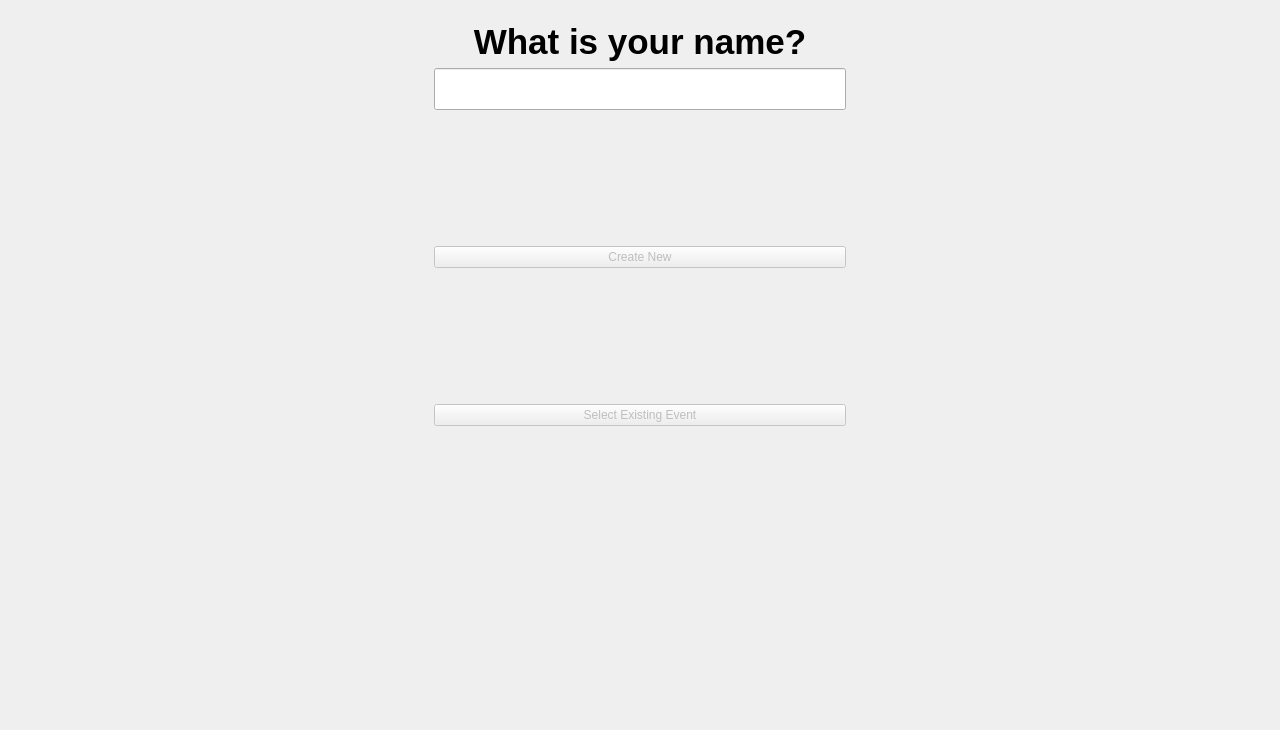
<?xml version="1.0" encoding="UTF-8"?>
<ui version="4.0">
 <class>MainWindow</class>
 <widget class="QMainWindow" name="MainWindow">
  <property name="geometry">
   <rect>
    <x>0</x>
    <y>0</y>
    <width>1280</width>
    <height>730</height>
   </rect>
  </property>
  <property name="sizePolicy">
   <sizepolicy hsizetype="Maximum" vsizetype="Maximum">
    <horstretch>0</horstretch>
    <verstretch>0</verstretch>
   </sizepolicy>
  </property>
  <property name="maximumSize">
   <size>
    <width>1280</width>
    <height>1024</height>
   </size>
  </property>
  <property name="windowTitle">
   <string>MainWindow</string>
  </property>
  <widget class="QWidget" name="centralWidget">
   <layout class="QGridLayout" name="gridLayout_3">
    <item row="0" column="1">
     <widget class="QStackedWidget" name="stackedWidget">
      <property name="currentIndex">
       <number>0</number>
      </property>
      <widget class="QWidget" name="pageStart">
       <layout class="QGridLayout" name="gridLayout_2">
        <item row="0" column="0">
         <layout class="QGridLayout" name="gridLayout">
          <item row="2" column="0">
           <spacer name="horizontalSpacer">
            <property name="orientation">
             <enum>Qt::Horizontal</enum>
            </property>
            <property name="sizeHint" stdset="0">
             <size>
              <width>40</width>
              <height>20</height>
             </size>
            </property>
           </spacer>
          </item>
          <item row="2" column="2">
           <spacer name="horizontalSpacer_2">
            <property name="orientation">
             <enum>Qt::Horizontal</enum>
            </property>
            <property name="sizeHint" stdset="0">
             <size>
              <width>40</width>
              <height>20</height>
             </size>
            </property>
           </spacer>
          </item>
          <item row="4" column="0">
           <spacer name="verticalSpacer_6">
            <property name="orientation">
             <enum>Qt::Vertical</enum>
            </property>
            <property name="sizeHint" stdset="0">
             <size>
              <width>20</width>
              <height>40</height>
             </size>
            </property>
           </spacer>
          </item>
          <item row="4" column="1">
           <widget class="QPushButton" name="btnNew">
            <property name="enabled">
             <bool>false</bool>
            </property>
            <property name="sizePolicy">
             <sizepolicy hsizetype="Minimum" vsizetype="Fixed">
              <horstretch>0</horstretch>
              <verstretch>0</verstretch>
             </sizepolicy>
            </property>
            <property name="minimumSize">
             <size>
              <width>0</width>
              <height>0</height>
             </size>
            </property>
            <property name="maximumSize">
             <size>
              <width>16777215</width>
              <height>16777215</height>
             </size>
            </property>
            <property name="layoutDirection">
             <enum>Qt::LeftToRight</enum>
            </property>
            <property name="text">
             <string>Create New</string>
            </property>
           </widget>
          </item>
          <item row="3" column="1">
           <widget class="QLineEdit" name="txtName">
            <property name="minimumSize">
             <size>
              <width>0</width>
              <height>0</height>
             </size>
            </property>
            <property name="font">
             <font>
              <pointsize>22</pointsize>
             </font>
            </property>
           </widget>
          </item>
          <item row="2" column="1">
           <widget class="QLabel" name="lblName">
            <property name="font">
             <font>
              <pointsize>26</pointsize>
              <weight>75</weight>
              <bold>true</bold>
             </font>
            </property>
            <property name="text">
             <string>What is your name?</string>
            </property>
            <property name="alignment">
             <set>Qt::AlignCenter</set>
            </property>
           </widget>
          </item>
          <item row="5" column="1">
           <widget class="QPushButton" name="btnSelecExist">
            <property name="enabled">
             <bool>false</bool>
            </property>
            <property name="minimumSize">
             <size>
              <width>0</width>
              <height>0</height>
             </size>
            </property>
            <property name="text">
             <string>Select Existing Event</string>
            </property>
           </widget>
          </item>
          <item row="6" column="1">
           <spacer name="verticalSpacer_7">
            <property name="orientation">
             <enum>Qt::Vertical</enum>
            </property>
            <property name="sizeHint" stdset="0">
             <size>
              <width>20</width>
              <height>40</height>
             </size>
            </property>
           </spacer>
          </item>
         </layout>
        </item>
       </layout>
      </widget>
      <widget class="QWidget" name="pageNewDate">
       <layout class="QGridLayout" name="gridLayout_13">
        <item row="0" column="0">
         <layout class="QGridLayout" name="gridLayout_12">
          <item row="4" column="0" colspan="5">
           <widget class="QCalendarWidget" name="calendarWidget">
            <property name="selectedDate">
             <date>
              <year>2017</year>
              <month>9</month>
              <day>17</day>
             </date>
            </property>
            <property name="minimumDate">
             <date>
              <year>2017</year>
              <month>9</month>
              <day>17</day>
             </date>
            </property>
           </widget>
          </item>
          <item row="5" column="0">
           <widget class="QPushButton" name="btnNewDateBack">
            <property name="enabled">
             <bool>true</bool>
            </property>
            <property name="text">
             <string>Back</string>
            </property>
           </widget>
          </item>
          <item row="0" column="0" colspan="5">
           <widget class="QLabel" name="label_4">
            <property name="font">
             <font>
              <pointsize>26</pointsize>
              <weight>75</weight>
              <italic>false</italic>
              <bold>true</bold>
             </font>
            </property>
            <property name="text">
             <string>Name Your Event</string>
            </property>
            <property name="textFormat">
             <enum>Qt::PlainText</enum>
            </property>
            <property name="scaledContents">
             <bool>false</bool>
            </property>
            <property name="alignment">
             <set>Qt::AlignCenter</set>
            </property>
           </widget>
          </item>
          <item row="1" column="0" rowspan="2" colspan="5">
           <widget class="QLineEdit" name="eventName">
            <property name="toolTip">
             <string>This box serves to provide a name for your event.</string>
            </property>
           </widget>
          </item>
          <item row="5" column="4">
           <widget class="QPushButton" name="btnNewDateNext">
            <property name="enabled">
             <bool>false</bool>
            </property>
            <property name="text">
             <string>Next</string>
            </property>
           </widget>
          </item>
          <item row="3" column="2">
           <widget class="QLabel" name="label_6">
            <property name="font">
             <font>
              <pointsize>26</pointsize>
              <weight>75</weight>
              <italic>false</italic>
              <bold>true</bold>
             </font>
            </property>
            <property name="text">
             <string>Select A Time</string>
            </property>
            <property name="alignment">
             <set>Qt::AlignCenter</set>
            </property>
           </widget>
          </item>
          <item row="5" column="3">
           <widget class="QPushButton" name="btnNewDateAdd">
            <property name="enabled">
             <bool>true</bool>
            </property>
            <property name="text">
             <string>Add Date</string>
            </property>
           </widget>
          </item>
          <item row="5" column="2">
           <spacer name="horizontalSpacer_3">
            <property name="orientation">
             <enum>Qt::Horizontal</enum>
            </property>
            <property name="sizeHint" stdset="0">
             <size>
              <width>40</width>
              <height>20</height>
             </size>
            </property>
           </spacer>
          </item>
         </layout>
        </item>
       </layout>
      </widget>
      <widget class="QWidget" name="pageNewTime">
       <layout class="QGridLayout" name="gridLayout_14">
        <item row="0" column="0">
         <layout class="QGridLayout" name="gridLayout_11">
          <item row="4" column="2">
           <layout class="QHBoxLayout" name="horizontalLayout">
            <item>
             <spacer name="horizontalSpacer_12">
              <property name="orientation">
               <enum>Qt::Horizontal</enum>
              </property>
              <property name="sizeHint" stdset="0">
               <size>
                <width>40</width>
                <height>20</height>
               </size>
              </property>
             </spacer>
            </item>
            <item>
             <widget class="QPushButton" name="btnNewTimeAddTasks">
              <property name="text">
               <string>Tasks</string>
              </property>
             </widget>
            </item>
            <item>
             <spacer name="horizontalSpacer_13">
              <property name="orientation">
               <enum>Qt::Horizontal</enum>
              </property>
              <property name="sizeHint" stdset="0">
               <size>
                <width>40</width>
                <height>20</height>
               </size>
              </property>
             </spacer>
            </item>
            <item>
             <widget class="QPushButton" name="btnNewTimeSave">
              <property name="enabled">
               <bool>true</bool>
              </property>
              <property name="text">
               <string>Finish</string>
              </property>
             </widget>
            </item>
           </layout>
          </item>
          <item row="2" column="0" colspan="2">
           <widget class="QPushButton" name="btnNewTimeToggle">
            <property name="text">
             <string>24 Hour Toggle</string>
            </property>
           </widget>
          </item>
          <item row="1" column="2">
           <widget class="QScrollArea" name="scrollArea">
            <property name="widgetResizable">
             <bool>true</bool>
            </property>
            <widget class="QWidget" name="scrollAreaWidgetContents_2">
             <property name="geometry">
              <rect>
               <x>0</x>
               <y>0</y>
               <width>98</width>
               <height>28</height>
              </rect>
             </property>
             <layout class="QGridLayout" name="gridLayout_17"/>
            </widget>
           </widget>
          </item>
          <item row="4" column="0">
           <widget class="QPushButton" name="btnNewTimeBack">
            <property name="text">
             <string>Back</string>
            </property>
           </widget>
          </item>
          <item row="0" column="2">
           <widget class="QLabel" name="label_5">
            <property name="font">
             <font>
              <pointsize>26</pointsize>
              <weight>75</weight>
              <bold>true</bold>
             </font>
            </property>
            <property name="text">
             <string>Select Event Times</string>
            </property>
            <property name="alignment">
             <set>Qt::AlignCenter</set>
            </property>
           </widget>
          </item>
         </layout>
        </item>
       </layout>
      </widget>
      <widget class="QWidget" name="pageNewTasks">
       <widget class="QWidget" name="gridLayoutWidget">
        <property name="geometry">
         <rect>
          <x>9</x>
          <y>9</y>
          <width>1241</width>
          <height>691</height>
         </rect>
        </property>
        <layout class="QGridLayout" name="gridLayout_19">
         <item row="2" column="1">
          <widget class="QLineEdit" name="txtTask"/>
         </item>
         <item row="1" column="1">
          <widget class="QScrollArea" name="scrollArea_3">
           <property name="sizePolicy">
            <sizepolicy hsizetype="Expanding" vsizetype="Expanding">
             <horstretch>0</horstretch>
             <verstretch>0</verstretch>
            </sizepolicy>
           </property>
           <property name="widgetResizable">
            <bool>true</bool>
           </property>
           <widget class="QWidget" name="scrollAreaWidgetContents_3">
            <property name="geometry">
             <rect>
              <x>0</x>
              <y>0</y>
              <width>98</width>
              <height>28</height>
             </rect>
            </property>
            <property name="sizePolicy">
             <sizepolicy hsizetype="Preferred" vsizetype="Preferred">
              <horstretch>0</horstretch>
              <verstretch>0</verstretch>
             </sizepolicy>
            </property>
            <property name="styleSheet">
             <string notr="true"/>
            </property>
            <layout class="QGridLayout" name="gridLayout_20" columnstretch="0" columnminimumwidth="0"/>
           </widget>
          </widget>
         </item>
         <item row="0" column="1">
          <widget class="QLabel" name="label_2">
           <property name="font">
            <font>
             <pointsize>23</pointsize>
             <weight>75</weight>
             <bold>true</bold>
            </font>
           </property>
           <property name="text">
            <string>Add Tasks</string>
           </property>
           <property name="alignment">
            <set>Qt::AlignCenter</set>
           </property>
          </widget>
         </item>
         <item row="2" column="3">
          <widget class="QPushButton" name="btnNewTaskDone">
           <property name="text">
            <string>Finish</string>
           </property>
          </widget>
         </item>
         <item row="2" column="0">
          <widget class="QLabel" name="label">
           <property name="text">
            <string>Task:</string>
           </property>
          </widget>
         </item>
         <item row="2" column="2">
          <widget class="QPushButton" name="btnNewTaskAdd">
           <property name="enabled">
            <bool>false</bool>
           </property>
           <property name="text">
            <string>Add</string>
           </property>
          </widget>
         </item>
        </layout>
       </widget>
      </widget>
      <widget class="QWidget" name="pageReturn">
       <layout class="QGridLayout" name="gridLayout_15">
        <item row="0" column="0">
         <layout class="QGridLayout" name="gridLayout_10">
          <item row="0" column="1">
           <widget class="QPushButton" name="btnReturnToStart">
            <property name="text">
             <string>Return to Start</string>
            </property>
           </widget>
          </item>
          <item row="0" column="0">
           <spacer name="horizontalSpacer_7">
            <property name="orientation">
             <enum>Qt::Horizontal</enum>
            </property>
            <property name="sizeHint" stdset="0">
             <size>
              <width>40</width>
              <height>20</height>
             </size>
            </property>
           </spacer>
          </item>
          <item row="1" column="1">
           <widget class="QPushButton" name="btnExit">
            <property name="text">
             <string>End</string>
            </property>
           </widget>
          </item>
          <item row="0" column="2">
           <spacer name="horizontalSpacer_11">
            <property name="orientation">
             <enum>Qt::Horizontal</enum>
            </property>
            <property name="sizeHint" stdset="0">
             <size>
              <width>40</width>
              <height>20</height>
             </size>
            </property>
           </spacer>
          </item>
         </layout>
        </item>
       </layout>
      </widget>
      <widget class="QWidget" name="pageListAttendance">
       <layout class="QGridLayout" name="gridLayout_9">
        <item row="0" column="0">
         <layout class="QGridLayout" name="gridLayout_8">
          <item row="3" column="2" colspan="2">
           <widget class="QPushButton" name="btnListAttendanceBack">
            <property name="text">
             <string>Back</string>
            </property>
           </widget>
          </item>
          <item row="1" column="0" colspan="2">
           <widget class="QRadioButton" name="rdAdd">
            <property name="text">
             <string>Add Attendance</string>
            </property>
            <property name="checked">
             <bool>true</bool>
            </property>
           </widget>
          </item>
          <item row="2" column="2" colspan="2">
           <widget class="QPushButton" name="btnListAttendanceNext">
            <property name="enabled">
             <bool>false</bool>
            </property>
            <property name="toolTip">
             <string>&lt;html&gt;&lt;head/&gt;&lt;body&gt;&lt;p&gt;Depending on which radio button you have selected, you will go to a different place in the program.&lt;/p&gt;&lt;/body&gt;&lt;/html&gt;</string>
            </property>
            <property name="text">
             <string>Next</string>
            </property>
           </widget>
          </item>
          <item row="3" column="0">
           <widget class="QRadioButton" name="rdView">
            <property name="text">
             <string>&amp;View Attendance</string>
            </property>
           </widget>
          </item>
          <item row="3" column="1">
           <spacer name="horizontalSpacer_5">
            <property name="orientation">
             <enum>Qt::Horizontal</enum>
            </property>
            <property name="sizeHint" stdset="0">
             <size>
              <width>40</width>
              <height>20</height>
             </size>
            </property>
           </spacer>
          </item>
          <item row="1" column="2">
           <spacer name="horizontalSpacer_6">
            <property name="orientation">
             <enum>Qt::Horizontal</enum>
            </property>
            <property name="sizeHint" stdset="0">
             <size>
              <width>40</width>
              <height>20</height>
             </size>
            </property>
           </spacer>
          </item>
          <item row="0" column="0" colspan="3">
           <widget class="QListWidget" name="lstListEvents"/>
          </item>
         </layout>
        </item>
       </layout>
      </widget>
      <widget class="QWidget" name="pageAddAttendance">
       <layout class="QGridLayout" name="gridLayout_7">
        <item row="0" column="0">
         <layout class="QGridLayout" name="gridLayout_6">
          <item row="1" column="1">
           <widget class="QLabel" name="label_7">
            <property name="font">
             <font>
              <pointsize>23</pointsize>
              <weight>75</weight>
              <bold>true</bold>
             </font>
            </property>
            <property name="text">
             <string>Select Available Times</string>
            </property>
            <property name="alignment">
             <set>Qt::AlignCenter</set>
            </property>
           </widget>
          </item>
          <item row="2" column="0" colspan="3">
           <widget class="QScrollArea" name="scrollArea_2">
            <property name="widgetResizable">
             <bool>true</bool>
            </property>
            <widget class="QWidget" name="scrollAreaWidgetContents">
             <property name="geometry">
              <rect>
               <x>0</x>
               <y>0</y>
               <width>98</width>
               <height>28</height>
              </rect>
             </property>
             <layout class="QGridLayout" name="gridLayout_18"/>
            </widget>
           </widget>
          </item>
          <item row="4" column="3">
           <layout class="QHBoxLayout" name="horizontalLayout_2">
            <item>
             <spacer name="horizontalSpacer_8">
              <property name="orientation">
               <enum>Qt::Horizontal</enum>
              </property>
              <property name="sizeHint" stdset="0">
               <size>
                <width>40</width>
                <height>20</height>
               </size>
              </property>
             </spacer>
            </item>
            <item>
             <widget class="QPushButton" name="btnAddAttendanceSave">
              <property name="text">
               <string>Save</string>
              </property>
             </widget>
            </item>
           </layout>
          </item>
          <item row="2" column="3">
           <widget class="QScrollArea" name="scrollArea_4">
            <property name="widgetResizable">
             <bool>true</bool>
            </property>
            <widget class="QWidget" name="scrollAreaWidgetContents_7">
             <property name="geometry">
              <rect>
               <x>0</x>
               <y>0</y>
               <width>98</width>
               <height>28</height>
              </rect>
             </property>
             <layout class="QGridLayout" name="gridLayout_21"/>
            </widget>
           </widget>
          </item>
          <item row="4" column="0">
           <widget class="QPushButton" name="btnAddAttendanceBack">
            <property name="text">
             <string>Back</string>
            </property>
           </widget>
          </item>
          <item row="3" column="3">
           <spacer name="horizontalSpacer_4">
            <property name="orientation">
             <enum>Qt::Horizontal</enum>
            </property>
            <property name="sizeHint" stdset="0">
             <size>
              <width>40</width>
              <height>20</height>
             </size>
            </property>
           </spacer>
          </item>
          <item row="1" column="3">
           <widget class="QLabel" name="label_3">
            <property name="font">
             <font>
              <pointsize>23</pointsize>
              <weight>75</weight>
              <bold>true</bold>
             </font>
            </property>
            <property name="text">
             <string>Claim tasks</string>
            </property>
            <property name="alignment">
             <set>Qt::AlignCenter</set>
            </property>
           </widget>
          </item>
          <item row="3" column="0">
           <widget class="QPushButton" name="btnAddAttendanceToggle">
            <property name="text">
             <string>24 Hour Toggle</string>
            </property>
           </widget>
          </item>
          <item row="4" column="2">
           <widget class="QLabel" name="label_8">
            <property name="minimumSize">
             <size>
              <width>100</width>
              <height>0</height>
             </size>
            </property>
            <property name="frameShape">
             <enum>QFrame::NoFrame</enum>
            </property>
            <property name="text">
             <string/>
            </property>
            <property name="margin">
             <number>0</number>
            </property>
           </widget>
          </item>
         </layout>
        </item>
       </layout>
      </widget>
      <widget class="QWidget" name="pageViewAttendance">
       <layout class="QGridLayout" name="gridLayout_5">
        <item row="1" column="0">
         <layout class="QGridLayout" name="gridLayout_4">
          <item row="3" column="1">
           <layout class="QHBoxLayout" name="horizontalLayout_3">
            <item>
             <widget class="QPushButton" name="btnViewAttendanceReturn">
              <property name="text">
               <string>Return to Start</string>
              </property>
             </widget>
            </item>
            <item>
             <widget class="QPushButton" name="btnViewAttendanceToggle">
              <property name="text">
               <string>24-Hour Toggle</string>
              </property>
             </widget>
            </item>
            <item>
             <spacer name="horizontalSpacer_9">
              <property name="orientation">
               <enum>Qt::Horizontal</enum>
              </property>
              <property name="sizeHint" stdset="0">
               <size>
                <width>40</width>
                <height>20</height>
               </size>
              </property>
             </spacer>
            </item>
            <item>
             <widget class="QPushButton" name="btnViewAttendanceQuit">
              <property name="text">
               <string>Quit</string>
              </property>
             </widget>
            </item>
           </layout>
          </item>
          <item row="1" column="1">
           <widget class="QTableWidget" name="tableTimeSlots">
            <attribute name="horizontalHeaderDefaultSectionSize">
             <number>85</number>
            </attribute>
            <attribute name="verticalHeaderDefaultSectionSize">
             <number>45</number>
            </attribute>
           </widget>
          </item>
          <item row="2" column="1">
           <widget class="QTableWidget" name="tableTasks"/>
          </item>
         </layout>
        </item>
       </layout>
      </widget>
     </widget>
    </item>
   </layout>
  </widget>
 </widget>
 <layoutdefault spacing="6" margin="11"/>
 <resources/>
 <connections/>
</ui>
